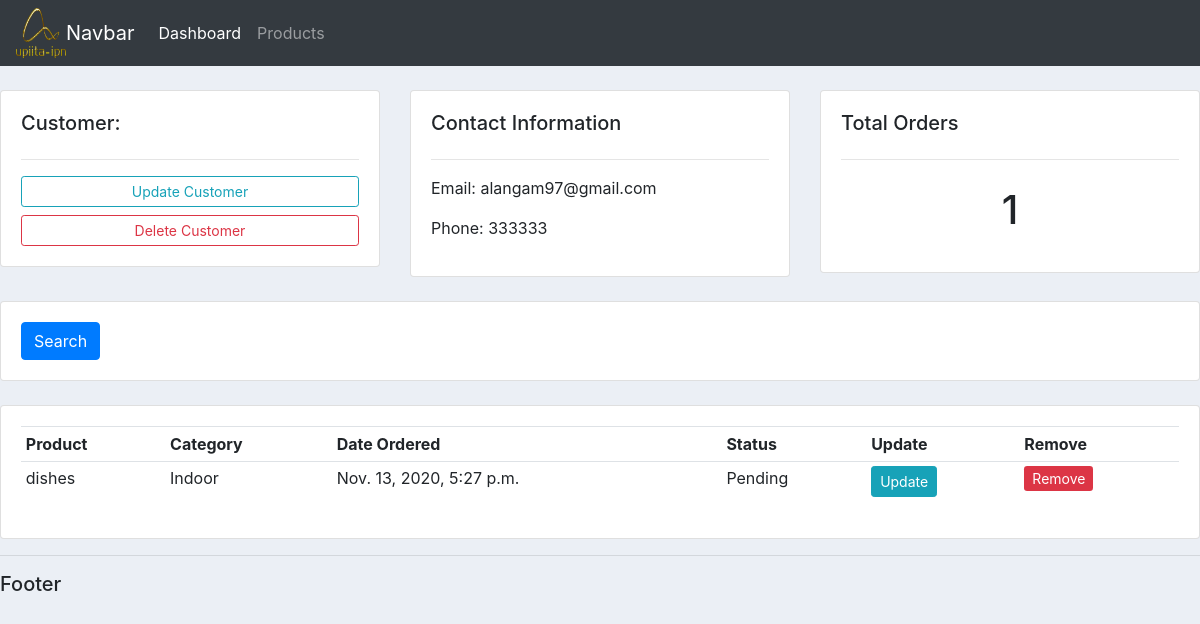
The app's page /customer/1/, older data.
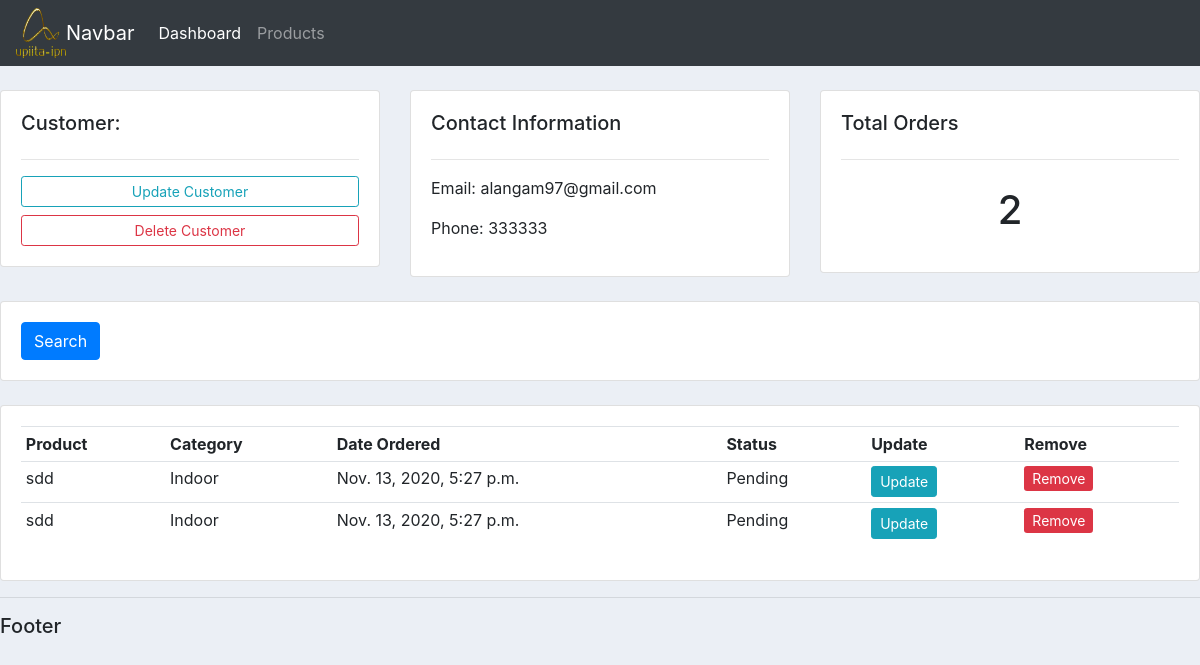
The same page, newer data.
### accounts/models.py (models this page shows, shortened)
class Customer(models.Model):
    name = models.CharField(max_length=50, null = True)
    phone = models.CharField(max_length=50,null = True)
    email = models.CharField(max_length=50, null = True)
    date_created = models.DateTimeField(auto_now_add=True, null = True)

class Order(models.Model):
    STATUS = (
        ('Pending', 'Pending'),
        ('Out for delivery', 'Out for delivery'),
        ('Delivered', 'Delivered'),
    )
    date_created = models.DateTimeField(auto_now_add=True, null = True)
    status = models.CharField(max_length=50, null = True, choices = STATUS)
    customer = models.ForeignKey(Customer, null = True, on_delete=models.SET_NULL)
    product= models.ForeignKey(Product, null = True, on_delete=models.SET_NULL)

class Product(models.Model):
    CATEGORY = (
        ('Indoor', 'Indoor'),
        ('Out door', 'Out door'),
    )
    name = models.CharField(max_length=50, null = True)
    price = models.FloatField(null=True)
    category = models.CharField(max_length=50, null = True, choices = CATEGORY)
    description = models.CharField(max_length=50, null = True, blank= True)
    date_created =models.DateTimeField(auto_now_add=True, null = True)
    tags = models.ManyToManyField(Tag)
    def __str__(self):
        return self.name

### accounts/views.py (the view)
# urls.py: path('customer/<str:pk>/',views.customer, name ='customer') #urls dinamicas
def customer(request,pk):
    customer = Customer.objects.get(id = pk)
    orders = customer.order_set.all() #llama todas las ordenes
    total_orders = orders.count()
    context = {'customer': customer,
                'orders': orders,
                'total_orders': total_orders}
    return render(request,'accounts/customer.html', context)

### accounts/templates/accounts/customer.html
{%  extends 'accounts/main.html' %}
{% block content %}
	<br>
<div class="row">
	<div class="col-md">
		<div class="card card-body">
			<h5>Customer:</h5>
			<hr>
			<a class="btn btn-outline-info  btn-sm btn-block" href="">Update Customer</a>
			<a class="btn btn-outline-danger  btn-sm btn-block" href="">Delete Customer</a>
		</div>
	</div>
	<div class="col-md">
		<div class="card card-body">
			<h5>Contact Information</h5>
			<hr>
			<p>Email: {{customer.email}} </p>
			<p>Phone: {{customer.phone}} </p>
		</div>
	</div>
	<div class="col-md">
		<div class="card card-body">
			<h5>Total Orders</h5>
			<hr>
			<h1 style="text-align: center;padding: 10px">{{total_orders}}</h1>
		</div>
	</div>
</div>
<br>
<div class="row">
	<div class="col">
		<div class="card card-body">
			<form method="get">
		    <button class="btn btn-primary" type="submit">Search</button>
		  </form>
		</div>
	</div>
</div>
<br>
<div class="row">
	<div class="col-md">
		<div class="card card-body">
			<table class="table table-sm">
				<tr>
					<th>Product</th>
					<th>Category</th>
					<th>Date Ordered</th>
					<th>Status</th>
					<th>Update</th>
					<th>Remove</th>
				</tr>
				{% for order in orders  %}
					<tr>
						<td>{{order.product}}</td>
						<td>{{order.product.category}}</td>
						<td>{{order.product.date_created}}</td>
						<td>{{order.status}}</td>
						<td><a class = "btn btn-sm btn-info"href="">Update</a></td>
						<td><a class = "btn-sm btn-danger"href="">Remove</a></td>
					</tr>
				{% endfor %}
			</table>
		</div>
	</div>
</div>
{% endblock %}

### accounts/templates/accounts/main.html (shortened to what this page needs)
{% load static %}
<!DOCTYPE html>
<html lang="en">
<head>
    <link rel="stylesheet" href="https://stackpath.bootstrapcdn.com/bootstrap/4.3.1/css/bootstrap.min.css">
    <link rel="stylesheet" type="text/css" href="{% static '/css/main.css' %}">
</head>
<body>
    {% include 'accounts/navbar.html' %}
    {% block content%}
    {% endblock %}
    <hr>
    <h5>Footer</h5>
</body>
</html>

### accounts/templates/accounts/navbar.html (shortened to what this page needs)
{% load static %}
<nav class="navbar navbar-expand-lg navbar-dark bg-dark">
    <img src="{% static 'images/upiita-logo.png' %}" alt="" srcset="" width="50px" height="50px">
    <a class="navbar-brand" href="#">Navbar</a>
    <div class="collapse navbar-collapse" id="navbarNav">
      <ul class="navbar-nav">
        <li class="nav-item active">
          <a class="nav-link" href="{% url 'home'%}">Dashboard <span class="sr-only">(current)</span></a>
        </li>
        <li class="nav-item">
          <a class="nav-link" href="{% url 'products' %}">Products</a>
        </li>
      </ul>
    </div>
  </nav>

### static/css/main.css (style rules this page uses)
body { background-color: #ebeff5; }

Row changes from the older to the newer data that the page shows:
changed through a linked row, Order (number 1 of 2 on the later page): product "dishes" → "sdd"
added Order: product "sdd", product.category "Indoor", product.date_created "Nov. 13, 2020, 5:27 p.m.", status "Pending"
Text that changed along with them:
{{ total_orders }}: "1" → "2"
